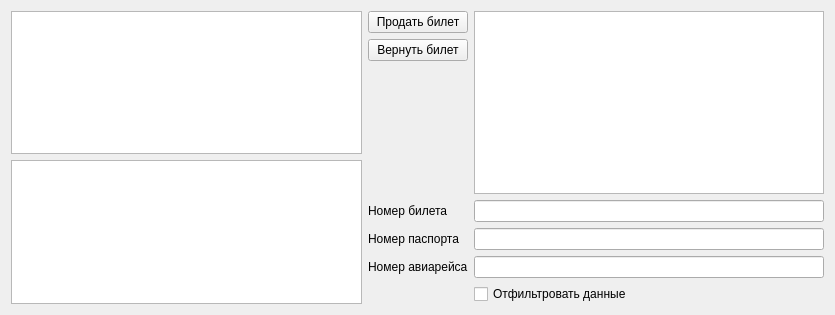
<?xml version="1.0" encoding="UTF-8"?>
<ui version="4.0">
 <class>TicketWidget</class>
 <widget class="QWidget" name="TicketWidget">
  <property name="geometry">
   <rect>
    <x>0</x>
    <y>0</y>
    <width>835</width>
    <height>315</height>
   </rect>
  </property>
  <property name="windowTitle">
   <string>Продажа/возврат билетов</string>
  </property>
  <layout class="QGridLayout" name="gridLayout">
   <item row="6" column="3">
    <widget class="QLineEdit" name="lineEdit_flight"/>
   </item>
   <item row="5" column="2">
    <widget class="QLabel" name="label_2">
     <property name="text">
      <string>Номер паспорта</string>
     </property>
    </widget>
   </item>
   <item row="4" column="2">
    <widget class="QLabel" name="label">
     <property name="text">
      <string>Номер билета</string>
     </property>
    </widget>
   </item>
   <item row="6" column="2">
    <widget class="QLabel" name="label_3">
     <property name="text">
      <string>Номер авиарейса</string>
     </property>
    </widget>
   </item>
   <item row="4" column="3">
    <widget class="QLineEdit" name="lineEdit_ticket"/>
   </item>
   <item row="5" column="3">
    <widget class="QLineEdit" name="lineEdit_passport"/>
   </item>
   <item row="0" column="2">
    <widget class="QPushButton" name="pushButton_sell">
     <property name="text">
      <string>Продать билет</string>
     </property>
    </widget>
   </item>
   <item row="1" column="2">
    <widget class="QPushButton" name="pushButton_return">
     <property name="text">
      <string>Вернуть билет</string>
     </property>
    </widget>
   </item>
   <item row="7" column="3">
    <widget class="QCheckBox" name="checkBox_search">
     <property name="text">
      <string>Отфильтровать данные</string>
     </property>
    </widget>
   </item>
   <item row="0" column="3" rowspan="4">
    <widget class="QTableView" name="tableView_tickets"/>
   </item>
   <item row="0" column="0" rowspan="3">
    <widget class="QTableView" name="tableView_passengers"/>
   </item>
   <item row="3" column="0" rowspan="5">
    <widget class="QTableView" name="tableView_flights"/>
   </item>
  </layout>
 </widget>
 <resources/>
 <connections/>
</ui>
